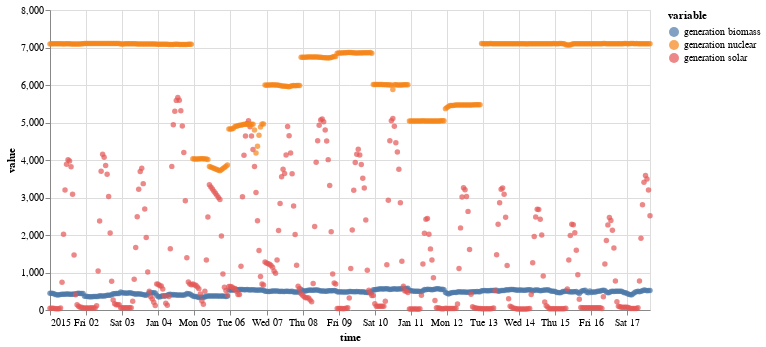

Notebook code for this chart:
### Markdown cell above
with multivariate TimeSeries

### Code cell
on.Plot(ts_multi.head(400))\
    .add(on.marks.dots)\
    .properties(width=600)\
    .show()

### Figure 1 — Vega specification as saved in the notebook (floating-point values rounded to 4 significant figures; data arrays with more than 128 entries replaced by an {"elided": "..."} marker saying what was removed)
{"$schema": "https://vega.github.io/schema/vega/v5.json", "data": [{"name": "source_0", "values": {"elided": "1200 records"}, "transform": [{"type": "formula", "expr": "toDate(datum['time'])", "as": "time"}]}, {"name": "source_0_y_domain_value", "values": [{"min": 23.0, "max": 7108.0}]}, {"name": "source_0_color_domain_variable", "values": [{"variable": "generation biomass"}, {"variable": "generation solar"}, {"variable": "generation nuclear"}]}], "marks": [{"type": "symbol", "name": "layer_0_marks", "from": {"data": "source_0"}, "encode": {"update": {"shape": {"value": "circle"}, "y": {"field": "value", "scale": "y"}, "opacity": {"value": 0.7}, "x": {"field": "time", "scale": "x"}, "fill": {"field": "variable", "scale": "color"}}}, "style": ["circle"]}], "scales": [{"name": "x", "type": "time", "domain": {"data": "source_0", "field": "time"}, "range": [0, {"signal": "width"}]}, {"name": "y", "type": "linear", "domain": [{"signal": "(data(\"source_0_y_domain_value\")[0] || {}).min"}, {"signal": "(data(\"source_0_y_domain_value\")[0] || {}).max"}], "range": [{"signal": "height"}, 0], "zero": true, "nice": true}, {"name": "color", "type": "ordinal", "domain": {"data": "source_0_color_domain_variable", "field": "variable", "sort": true}, "range": "category"}], "axes": [{"scale": "x", "maxExtent": 0, "gridScale": "y", "labels": false, "ticks": false, "tickCount": {"signal": "ceil(width/40)"}, "zindex": 0, "orient": "bottom", "domain": false, "grid": true, "aria": false, "minExtent": 0}, {"scale": "y", "aria": false, "tickCount": {"signal": "ceil(height/40)"}, "domain": false, "orient": "left", "gridScale": "x", "grid": true, "maxExtent": 0, "minExtent": 0, "zindex": 0, "labels": false, "ticks": false}, {"scale": "x", "orient": "bottom", "labelFlush": true, "tickCount": {"signal": "ceil(width/40)"}, "zindex": 0, "labelOverlap": true, "title": "time", "grid": false}, {"scale": "y", "tickCount": {"signal": "ceil(height/40)"}, "grid": false, "zindex": 0, "title": "value", "orient": "left", "labelOverlap": true}], "height": 300, "style": "cell", "legends": [{"fill": "color", "symbolType": "circle", "title": "variable", "encode": {"symbols": {"update": {"opacity": {"value": 0.7}}}}}], "background": "white", "padding": 5, "width": 600}
